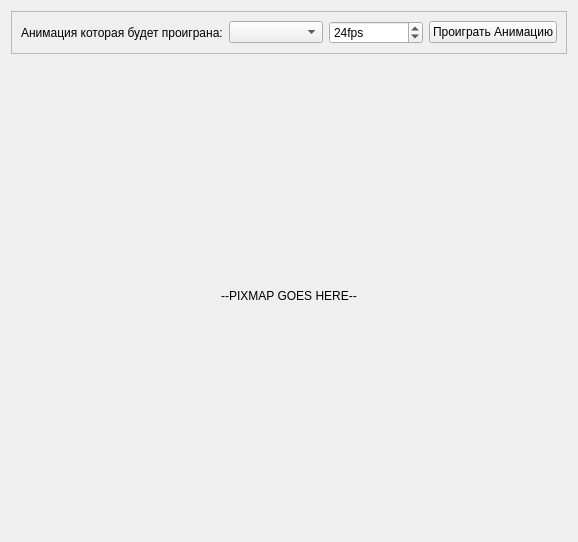
<?xml version="1.0" encoding="UTF-8"?>
<ui version="4.0">
 <class>animation_view</class>
 <widget class="QWidget" name="animation_view">
  <property name="geometry">
   <rect>
    <x>0</x>
    <y>0</y>
    <width>578</width>
    <height>542</height>
   </rect>
  </property>
  <property name="windowTitle">
   <string>Предватительный Просмотр Анимации</string>
  </property>
  <layout class="QVBoxLayout" name="verticalLayout" stretch="0,1">
   <item>
    <widget class="QFrame" name="frame">
     <property name="frameShape">
      <enum>QFrame::StyledPanel</enum>
     </property>
     <property name="frameShadow">
      <enum>QFrame::Raised</enum>
     </property>
     <layout class="QHBoxLayout" name="horizontalLayout">
      <item>
       <widget class="QLabel" name="animation_info_label">
        <property name="text">
         <string>Анимация которая будет проиграна:</string>
        </property>
       </widget>
      </item>
      <item>
       <widget class="QComboBox" name="pose_combobox"/>
      </item>
      <item>
       <widget class="QSpinBox" name="framerate_adjust">
        <property name="buttonSymbols">
         <enum>QAbstractSpinBox::UpDownArrows</enum>
        </property>
        <property name="suffix">
         <string>fps</string>
        </property>
        <property name="minimum">
         <number>1</number>
        </property>
        <property name="maximum">
         <number>140</number>
        </property>
        <property name="value">
         <number>24</number>
        </property>
       </widget>
      </item>
      <item>
       <widget class="QPushButton" name="play_anim_button">
        <property name="text">
         <string>Проиграть Анимацию</string>
        </property>
       </widget>
      </item>
     </layout>
    </widget>
   </item>
   <item>
    <widget class="QLabel" name="animation_display_area">
     <property name="maximumSize">
      <size>
       <width>2000</width>
       <height>2000</height>
      </size>
     </property>
     <property name="text">
      <string>--PIXMAP GOES HERE--</string>
     </property>
     <property name="alignment">
      <set>Qt::AlignCenter</set>
     </property>
    </widget>
   </item>
  </layout>
 </widget>
 <resources/>
 <connections/>
</ui>
